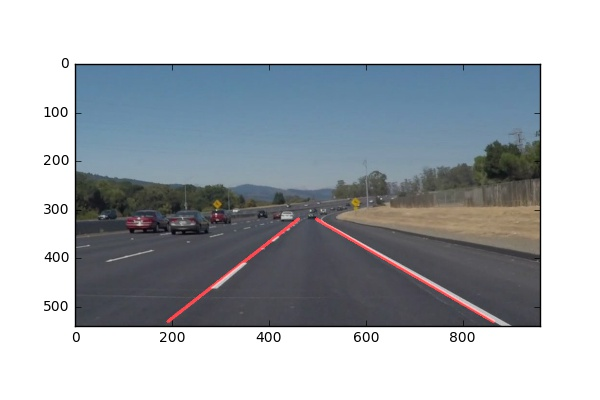
#> input picture test_images/edges_overlayed_solidWhiteCurve.jpg, 600 x 400 px; its folder holds only this picture in this run
$ jupyter execute --allow-errors P1.ipynb   (shell and % lines are left out)
#> lines starting #> are read from the running program, lines starting #| are printed output that depends on the picture; after the words box and inside, x2 and y2 are one past the last pixel; in counts of white or black regions, pixels touching at a corner belong together
# **Finding Lane Lines on the Road**
***
In this project, you will use the tools you learned about in the lesson to identify lane lines on the road.  You can develop your pipeline on a series of individual images, and later apply the result to a video stream (really just a series of images). Check out the video clip "raw-lines-example.mp4" (also contained in this repository) to see what the output should look like after using the helper functions below.

Once you have a result that looks roughly like "raw-lines-example.mp4", you'll need to get creative and try to average and/or extrapolate the line segments you've detected to map out the full extent of the lane lines.  You can see an example of the result you're going for in the video "P1_example.mp4".  Ultimately, you would like to draw just one line for the left side of the lane, and one for the right.

---
Let's have a look at our first image called 'test_images/solidWhiteRight.jpg'.  Run the 2 cells below (hit Shift-Enter or the "play" button above) to display the image.

**Note** If, at any point, you encounter frozen display windows or other confounding issues, you can always start again with a clean slate by going to the "Kernel" menu above and selecting "Restart & Clear Output".

---

**The tools you have are color selection, region of interest selection, grayscaling, Gaussian smoothing, Canny Edge Detection and Hough Tranform line detection.  You  are also free to explore and try other techniques that were not presented in the lesson.  Your goal is piece together a pipeline to detect the line segments in the image, then average/extrapolate them and draw them onto the image for display (as below).  Once you have a working pipeline, try it out on the video stream below.**

---

<figure>

 <figcaption>
 <p></p>
 <p style="text-align: center;"> Your output should look something like this (above) after detecting line segments using the helper functions below </p>
 </figcaption>
</figure>
 <p></p>
<figure>

 <figcaption>
 <p></p>
 <p style="text-align: center;"> Your goal is to connect/average/extrapolate line segments to get output like this</p>
 </figcaption>
</figure>

[cell 1]
#importing some useful packages
import matplotlib.pyplot as plt
import matplotlib.image as mpimg
import numpy as np
import cv2

#> (a cell that did not finish here is left out)

**Some OpenCV functions (beyond those introduced in the lesson) that might be useful for this project are:**

`cv2.inRange()` for color selection
`cv2.fillPoly()` for regions selection
`cv2.line()` to draw lines on an image given endpoints
`cv2.addWeighted()` to coadd / overlay two images
`cv2.cvtColor()` to grayscale or change color
`cv2.imwrite()` to output images to file
`cv2.bitwise_and()` to apply a mask to an image

**Check out the OpenCV documentation to learn about these and discover even more awesome functionality!**

Below are some helper functions to help get you started. They should look familiar from the lesson!

[cell 3]
import math

def grayscale(img):
    """Applies the Grayscale transform
    This will return an image with only one color channel
    but NOTE: to see the returned image as grayscale
    you should call plt.imshow(gray, cmap='gray')"""
    return cv2.cvtColor(img, cv2.COLOR_BGR2GRAY)

def canny(img, low_threshold, high_threshold):
    """Applies the Canny transform"""
    return cv2.Canny(img, low_threshold, high_threshold)

def gaussian_blur(img, kernel_size):
    """Applies a Gaussian Noise kernel"""
    return cv2.GaussianBlur(img, (kernel_size, kernel_size), 0)

# [23 lines left out: function region_of_interest, not called in this run]

def get_slope(line):
    #print (flat)
    x1,y1,x2,y2 = line.flatten()
    if x2 == x1:
        return 1000.0 #conversion to int does not work if use math.inf. This is large enough for our images.
    return (y2-y1) / (float) (x2-x1)
# [21 lines left out: functions debug_print, update_bin, not called in this run]

def get_longest_line(segments):
    if len(segments) ==0:
        return None
    longest = segments[0]
    max_length = 0

    for line in segments:
        for x1,y1,x2,y2 in line:
            length = (x1-x2)*(x1-x2) + (y1-y2)*(y1-y2) #technical not length, but for comparision it's ok
            if length > max_length:
                max_length = length
                longest = line
    return longest

"""
    extrapolate to y_min and y_max using slope equation
"""
def get_lane_tips(line, y_min, y_max):
    if line == None:
        return (0, int(y_min), 0, int(y_max))
    x1,y1,x2,y2 = line.flatten()
    slope = get_slope(line)
    if slope == 0.0:
        return (0, int(y_min), 0, int(y_max))
    x_max = x1 - (y1 - y_max) / slope
    x_min = x1 - (y1 - y_min) / slope
    #print (str(x_min) + " " + str(y_min) + " " + str(x_max) + " " + str(y_max) + " slope " + str(slope))
    return (int(x_min), int(y_min), int(x_max), int(y_max))
def draw_lines(img, lines, color=[255, 0, 0], thickness=5):
    """
    NOTE: this is the function you might want to use as a starting point once you want to
    average/extrapolate the line segments you detect to map out the full
    extent of the lane (going from the result shown in raw-lines-example.mp4
    to that shown in P1_example.mp4).

    Think about things like separating line segments by their
    slope ((y2-y1)/(x2-x1)) to decide which segments are part of the left
    line vs. the right line.  Then, you can average the position of each of
    the lines and extrapolate to the top and bottom of the lane.

    This function draws `lines` with `color` and `thickness`.
    Lines are drawn on the image inplace (mutates the image).
    If you want to make the lines semi-transparent, think about combining
    this function with the weighted_img() function below
    """
    #need a kind of merging together
    #segment_label = [0] * len(lines)

    first_lane = [] #all lines of first lane
    second_lane = [] #all lines of second lane
    second_lane_revised = [] #remove items from second_lane that deviates too much from the mean
    average_slope_first = 0.0
    average_slope_second = 0.0

    #this strategy will not work if a "wrong" line is accidentally chosen for the first bin
    #our data set is relatively "straightforward", so this strategy seems to work fine
    for line in lines:
        slope = get_slope(line)
        if abs(slope) > 0.5: #take into account only line that has the direction with our fixed mounted camera
            if average_slope_first == 0 or abs(average_slope_first - slope) <= 0.1:
                first_lane, average_slope_first = update_bin(first_lane, line, average_slope_first, slope)
            else:
                second_lane, average_slope_second = update_bin(second_lane, line, average_slope_second, slope)

    for line in second_lane:
        if abs(get_slope(line) - average_slope_second) < 0.2: #eliminate outliners
            second_lane_revised.append(line)

    #debug_print(first_lane, second_lane_revised, average_slope_first, average_slope_second)

    #fine longest line now, and extrapolate in the y range y/2 -> y
    longest_line_first_lane = get_longest_line(first_lane)
    if len(second_lane_revised) == 0:
        second_lane_revised = second_lane
    longest_line_second_lane = get_longest_line(second_lane_revised)

    bottom_offset_y = 10
    y_max = img.shape[0] - bottom_offset_y           #clamp to our region of interest
    y_min = img.shape[0] / 2 + 50

    x1_1, y1_1, x2_1, y2_1 = get_lane_tips(longest_line_first_lane, y_min, y_max)
    x1_2, y1_2, x2_2, y2_2 = get_lane_tips(longest_line_second_lane, y_min, y_max)

    cv2.line(img, (x1_1, y1_1), (x2_1, y2_1), color, thickness)

    cv2.line(img, (x1_2, y1_2), (x2_2, y2_2), color, thickness)


def hough_lines(img, rho, theta, threshold, min_line_len, max_line_gap):
    """
    `img` should be the output of a Canny transform.

    Returns an image with hough lines drawn.
    """
    lines = cv2.HoughLinesP(img, rho, theta, threshold, np.array([]), minLineLength=min_line_len, maxLineGap=max_line_gap)
    line_img = np.zeros((*img.shape, 3), dtype=np.uint8)
    draw_lines(line_img, lines)
    return line_img

# Python 3 has support for cool math symbols.

def weighted_img(img, initial_img, α=0.8, β=1., λ=0.):
    """
    `img` is the output of the hough_lines(), An image with lines drawn on it.
    Should be a blank image (all black) with lines drawn on it.

    `initial_img` should be the image before any processing.

    The result image is computed as follows:

    initial_img * α + img * β + λ
    NOTE: initial_img and img must be the same shape!
    """
    return cv2.addWeighted(initial_img, α, img, β, λ)

## Test on Images

Now you should build your pipeline to work on the images in the directory "test_images"
**You should make sure your pipeline works well on these images before you try the videos.**

[cell 4]
import os

def overlay_lane(image):

    gray = grayscale(image)
    kernel_size = 5
    blur_gray = gaussian_blur(gray, kernel_size)

    low_threshold = 50
    high_threshold = 150
    edges = canny(blur_gray, low_threshold, high_threshold)

    mask = np.zeros_like(edges)
    ignore_mask_color = 255
    #define a masked polygon
    imshape = image.shape
    bottom_offset_y = 20
    left_offset = 100
    right_offset = 100
    vertices = np.array([[(left_offset, imshape[0] - bottom_offset_y), \
                          (imshape[1]/2.0-10, imshape[0]/2.0 + 40), \
                          (imshape[1]/2.0-5, imshape[0]/2.0 + 40),  \
                          (imshape[1]-right_offset, imshape[0] - bottom_offset_y)]], dtype=np.int32)
    cv2.fillPoly(mask, vertices, ignore_mask_color)
    masked_edges = cv2.bitwise_and(edges, mask)

    rho = 1 #distance in pixel of Hough grid
    theta = np.pi / 180.0 #angular resolution in radians of Hough grid
    threshold = 20 #min number of votes (intersection in Hough grid cell)
    min_line_length = 10 #minimum number of pixels making up a line
    max_line_gap = 10 #maximum gap in pixels between connectable line segments
    line_image = hough_lines(masked_edges, rho, theta, threshold, min_line_length, max_line_gap)

    combined_image = weighted_img(line_image, image)

    # [5 lines of commented-out code are left out]
    return combined_image

image_folder = 'test_images/'
#> image_folder = 'test_images/'
image_names = os.listdir(image_folder)
#> image_names = ['edges_overlayed_solidWhiteCurve.jpg']
for image_name in image_names:
    full_path = os.path.join(image_folder, image_name)
    if (not image_name.startswith('.')) and os.path.isfile(full_path):
        image = mpimg.imread(full_path)
#> image is the input picture: shape (400, 600, 3); mean R, G, B 172, 177.5, 182.9
        combined_image = overlay_lane(image)
#> in grayscale, `return cv2.cvtColor(img, cv2.COLOR_BGR2GRAY)`:
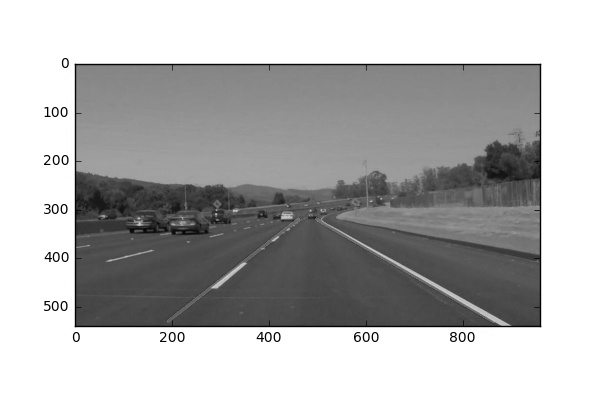
#> returned value: shape (400, 600); min 0, max 255, mean 178.5
#> in gaussian_blur, `return cv2.GaussianBlur(img, (kernel_size, kernel_size), 0)`:
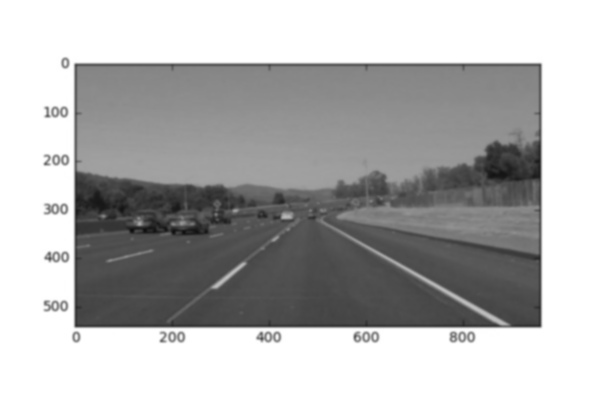
#> returned value: shape (400, 600); min 15, max 255, mean 178.5
#> in canny, `return cv2.Canny(img, low_threshold, high_threshold)`:
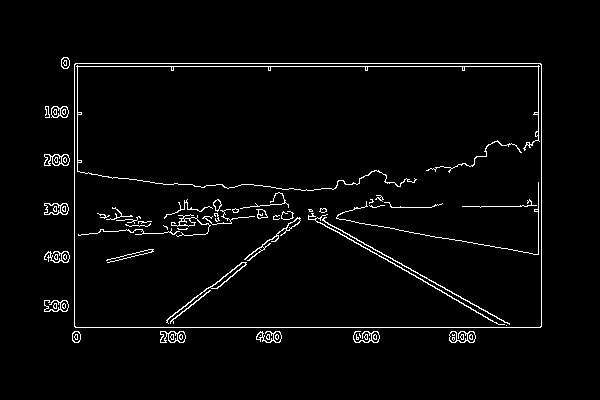
#> returned value: shape (400, 600); 2.8% white in thin lines or dots, all inside (x1, y1, x2, y2) = (44, 57, 542, 343)
#> in overlay_lane, `cv2.fillPoly(mask, vertices, ignore_mask_color)`:
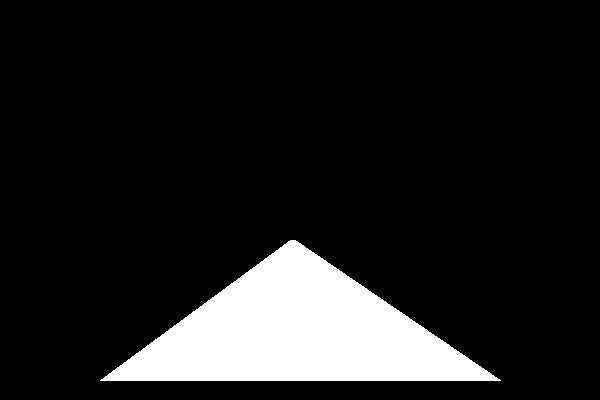
#> mask: shape (400, 600); 12% white; 1 white region, box (x1, y1, x2, y2) and area: (100, 240, 501, 381) 28751
#> in overlay_lane, `masked_edges = cv2.bitwise_and(edges, mask)`:
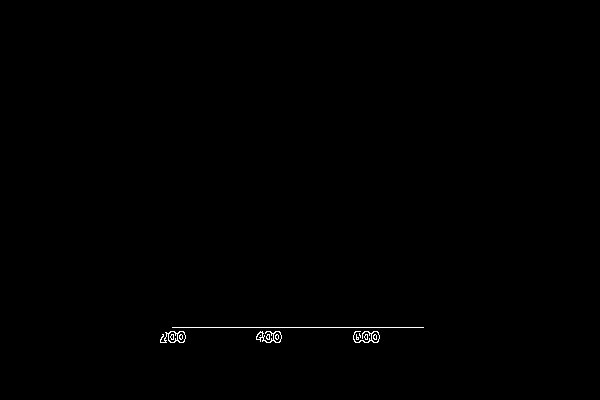
#> masked_edges: shape (400, 600); 0.28% white in thin lines or dots, all inside (x1, y1, x2, y2) = (160, 327, 424, 343)
#> in hough_lines, `lines = cv2.HoughLinesP(img, rho, theta, threshold, np.array([]), minL..`: lines = 21 rows, first 6: [172, 327, 423, 327], [260, 340, 280, 339], [256, 337, 281, 337], [353, 339, 378, 339], [160, 340, 184, 340], [260, 331, 279, 331]
#> the loop in draw_lines, `for line in lines:` made 21 passes
#> (x1 in get_slope, y1 in get_slope, x2 in get_slope, y2 in get_slope, slope) on passes 1 to 12: (172, 327, 423, 327, 0), (260, 340, 280, 339, -0.05), (256, 337, 281, 337, 0), (353, 339, 378, 339, 0), (160, 340, 184, 340, 0), (260, 331, 279, 331, 0), (354, 340, 378, 341, 0.0417), (355, 331, 377, 331, 0), (162, 334, 184, 334, 0), (355, 342, 377, 342, 0), (257, 335, 281, 335, 0), (161, 338, 185, 338, 0)
#> after the loop in draw_lines, `for line in lines:`: average_slope_first = 0; first_lane = []
#> in draw_lines, `x1_1, y1_1, x2_1, y2_1 = get_lane_tips(longest_line_first_lane, y_min,..`: x1_1 = 0; y1_1 = 250; x2_1 = 0; y2_1 = 390
#> in draw_lines, `x1_2, y1_2, x2_2, y2_2 = get_lane_tips(longest_line_second_lane, y_min..`: x1_2 = 0; y1_2 = 250; x2_2 = 0; y2_2 = 390
#> in weighted_img, `return cv2.addWeighted(initial_img, α, img, β, λ)`:
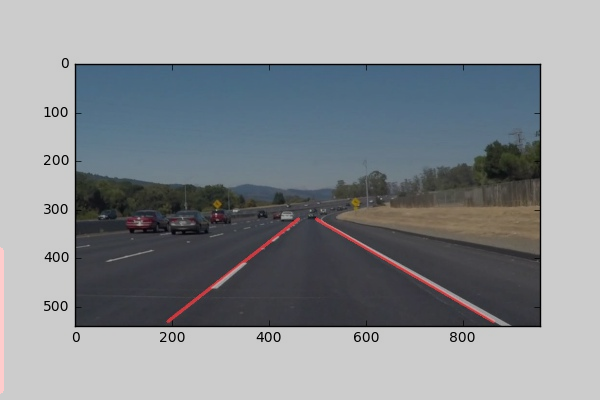
#> returned value: shape (400, 600, 3); mean of channels 0, 1, 2 137.8, 142, 146.3; drawn as R, G, B
        plt.imshow(combined_image)
        #plt.savefig('test_images/edges_overlayed_'+image_name)
        plt.figure()

run your solution on all test_images and make copies into the test_images directory).

## Test on Videos

You know what's cooler than drawing lanes over images? Drawing lanes over video!

We can test our solution on two provided videos:

`solidWhiteRight.mp4`

`solidYellowLeft.mp4`

[cell 5]
# Import everything needed to edit/save/watch video clips
from moviepy.editor import VideoFileClip
from IPython.display import HTML

[cell 6]
# [5 lines left out: function process_image, not called in this run]

Let's try the one with the solid white lane on the right first ...

[cell 7]
def write_clip(input_file, output_file):
    input_clip = VideoFileClip(input_file)
    output_clip = input_clip.fl_image(process_image) #NOTE: this function expects color images!!
    output_clip.write_videofile(output_file, audio=False)

write_clip('solidWhiteRight.mp4', 'white.mp4')
#> (the call stopped at in write_clip, `input_clip = VideoFileClip(input_file)`: moviepy is not available in this run)
#write_clip('solidYellowLeft.mp4', 'yellow.mp4')

Play the video inline, or if you prefer find the video in your filesystem (should be in the same directory) and play it in your video player of choice.

[cell 8]
HTML("""
<video width="960" height="540" controls>
  <source src="{0}">
</video>
""".format("white.mp4"))

**At this point, if you were successful you probably have the Hough line segments drawn onto the road, but what about identifying the full extent of the lane and marking it clearly as in the example video (P1_example.mp4)?  Think about defining a line to run the full length of the visible lane based on the line segments you identified with the Hough Transform.  Modify your draw_lines function accordingly and try re-running your pipeline.**

Now for the one with the solid yellow lane on the left. This one's more tricky!

[cell 9]
write_clip('solidYellowLeft.mp4', 'yellow.mp4')
#> (the call stopped at in write_clip, `input_clip = VideoFileClip(input_file)`: moviepy is not available in this run)

[cell 10]
HTML("""
<video width="960" height="540" controls>
  <source src="{0}">
</video>
""".format("yellow.mp4"))

## Reflections

Congratulations on finding the lane lines!  As the final step in this project, we would like you to share your thoughts on your lane finding pipeline... specifically, how could you imagine making your algorithm better / more robust?  Where will your current algorithm be likely to fail?

Please add your thoughts below,  and if you're up for making your pipeline more robust, be sure to scroll down and check out the optional challenge video below!

### Answer
Very interesting first assignment. All the images, templates, Anaconda package is a great way to get started.

The lane detection pipeline has been tuned specifically for the acquired images and video (it runs also relatively well on the challenge video. It can be improved further, but it could then fall in the trap of local optimization).

As can be seen especially in the line "stiching" part, a couple of optimization has been done to make the algorithm more robust:
1. Eliminate lines that has weird orientation (compared to the camera position assumption)
2. Eliminate lines that are outliners compared to the rest (compared to average of slope)

A couple of assumptions of the algorithm/ things can be improved:
1. Camera is mounted on fixed position, and camera angle/resolution stays fixed (so the region of interest definition could work). Maybe a better/ more dynamic way of determining the region of interest, e.g. multiple iterations, each iteration check the quality of the found lines. This could improve the quality of the challenge video.

2. Categorizing line segments into 2 lanes can be done iteratively (multiple iterations) to prevent outliners being put to a certain bin first, which could lead to wrong categorization. Something similar to k-nearest neighbour clustering algorithm can be done here (different lane segments can be categorized to be in 1 cluster, if its slope is "close" to the center slope). However, since the data set is relatively "clean", the k-clustering has not been tried out here.

## Submission

If you're satisfied with your video outputs it's time to submit!  Submit this ipython notebook for review.

## Optional Challenge

Try your lane finding pipeline on the video below.  Does it still work?  Can you figure out a way to make it more robust?  If you're up for the challenge, modify your pipeline so it works with this video and submit it along with the rest of your project!

[cell 11]
write_clip('challenge.mp4', 'extra.mp4')
#> (the call stopped at in write_clip, `input_clip = VideoFileClip(input_file)`: moviepy is not available in this run)

$ run again, on test_images/edges_overlayed_solidYellowLeft.jpg
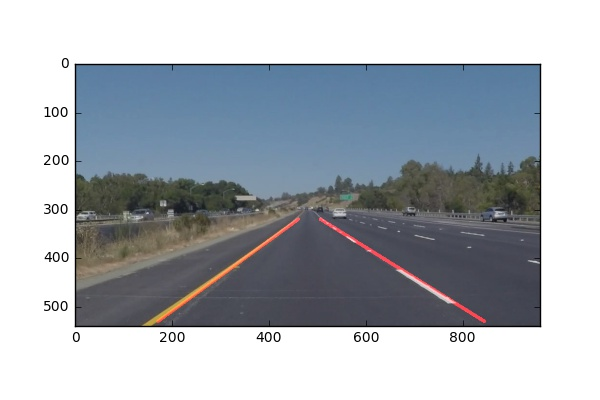
#> input picture test_images/edges_overlayed_solidYellowLeft.jpg, 600 x 400 px
#> image_folder = 'test_images/'
#> image_names = ['edges_overlayed_solidYellowLeft.jpg']
#> image is the input picture: shape (400, 600, 3); mean R, G, B 171.1, 177.2, 184
#> in canny, `return cv2.Canny(img, low_threshold, high_threshold)`:
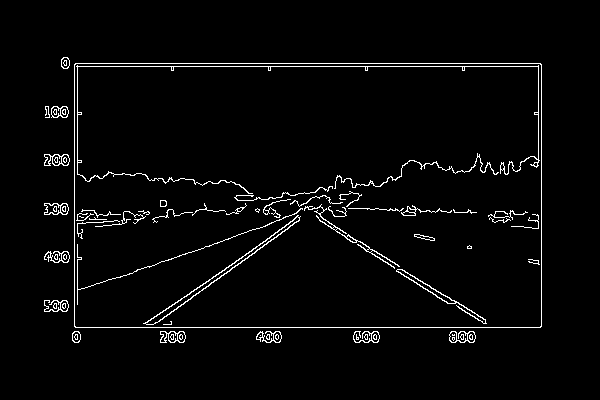
#> returned value: shape (400, 600); 2.9% white in thin lines or dots, all inside (x1, y1, x2, y2) = (44, 57, 542, 343)
#> mask: shape (400, 600); 12% white; 1 white region, box (x1, y1, x2, y2) and area: (100, 240, 501, 381) 28751
#> masked_edges: shape (400, 600); 0.28% white in thin lines or dots, all inside (x1, y1, x2, y2) = (160, 327, 424, 343)
#> lines = 25 rows, first 6: [172, 327, 423, 327], [160, 340, 184, 340], [260, 340, 280, 339], [160, 342, 184, 341], [256, 338, 281, 338], [165, 332, 184, 332]
#> the loop in draw_lines, `for line in lines:` made 25 passes
#> (x1 in get_slope, y1 in get_slope, x2 in get_slope, y2 in get_slope, slope) on passes 1 to 8: (172, 327, 423, 327, 0), (160, 340, 184, 340, 0), (260, 340, 280, 339, -0.05), (160, 342, 184, 341, -0.0417), (256, 338, 281, 338, 0), (165, 332, 184, 332, 0), (162, 334, 184, 334, 0), (256, 336, 281, 336, 0)
#> after the loop in draw_lines, `for line in lines:`: average_slope_first = 0; first_lane = []
#> x1_1 = 0; y1_1 = 250; x2_1 = 0; y2_1 = 390
#> x1_2 = 0; y1_2 = 250; x2_2 = 0; y2_2 = 390
#> in weighted_img, `return cv2.addWeighted(initial_img, α, img, β, λ)`:
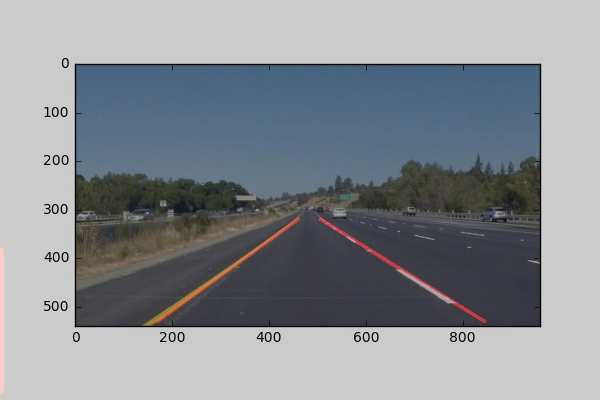
#> returned value: shape (400, 600, 3); mean of channels 0, 1, 2 137, 141.7, 147.2; drawn as R, G, B
